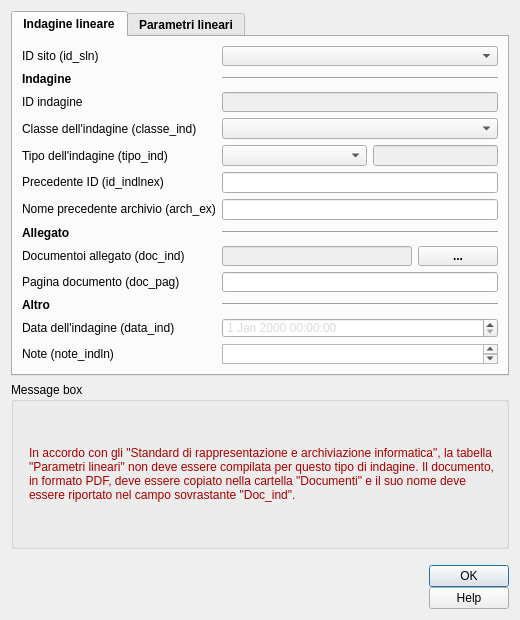
<?xml version="1.0" encoding="UTF-8"?>
<ui version="4.0">
 <class>indagini_lineari</class>
 <widget class="QDialog" name="indagini_lineari">
  <property name="geometry">
   <rect>
    <x>0</x>
    <y>0</y>
    <width>520</width>
    <height>620</height>
   </rect>
  </property>
  <property name="sizePolicy">
   <sizepolicy hsizetype="Fixed" vsizetype="Fixed">
    <horstretch>0</horstretch>
    <verstretch>0</verstretch>
   </sizepolicy>
  </property>
  <property name="minimumSize">
   <size>
    <width>520</width>
    <height>620</height>
   </size>
  </property>
  <property name="maximumSize">
   <size>
    <width>1500</width>
    <height>1500</height>
   </size>
  </property>
  <property name="palette">
   <palette>
    <active>
     <colorrole role="Text">
      <brush brushstyle="SolidPattern">
       <color alpha="255">
        <red>218</red>
        <green>218</green>
        <blue>218</blue>
       </color>
      </brush>
     </colorrole>
    </active>
    <inactive>
     <colorrole role="Text">
      <brush brushstyle="SolidPattern">
       <color alpha="255">
        <red>218</red>
        <green>218</green>
        <blue>218</blue>
       </color>
      </brush>
     </colorrole>
    </inactive>
    <disabled>
     <colorrole role="Text">
      <brush brushstyle="SolidPattern">
       <color alpha="255">
        <red>120</red>
        <green>120</green>
        <blue>120</blue>
       </color>
      </brush>
     </colorrole>
    </disabled>
   </palette>
  </property>
  <property name="windowTitle">
   <string>Indagini lineari</string>
  </property>
  <property name="toolTip">
   <string/>
  </property>
  <property name="modal">
   <bool>true</bool>
  </property>
  <layout class="QGridLayout" name="gridLayout">
   <item row="0" column="0">
    <widget class="QTabWidget" name="tabWidget">
     <property name="sizePolicy">
      <sizepolicy hsizetype="Expanding" vsizetype="Expanding">
       <horstretch>0</horstretch>
       <verstretch>0</verstretch>
      </sizepolicy>
     </property>
     <property name="minimumSize">
      <size>
       <width>0</width>
       <height>0</height>
      </size>
     </property>
     <property name="maximumSize">
      <size>
       <width>1450</width>
       <height>1450</height>
      </size>
     </property>
     <property name="font">
      <font>
       <weight>75</weight>
       <bold>true</bold>
      </font>
     </property>
     <property name="currentIndex">
      <number>0</number>
     </property>
     <widget class="QWidget" name="tab">
      <attribute name="title">
       <string>Indagine lineare</string>
      </attribute>
      <layout class="QGridLayout" name="gridLayout_3">
       <item row="10" column="0">
        <widget class="QLabel" name="label_9">
         <property name="sizePolicy">
          <sizepolicy hsizetype="Minimum" vsizetype="Preferred">
           <horstretch>0</horstretch>
           <verstretch>0</verstretch>
          </sizepolicy>
         </property>
         <property name="minimumSize">
          <size>
           <width>45</width>
           <height>0</height>
          </size>
         </property>
         <property name="font">
          <font>
           <weight>50</weight>
           <bold>false</bold>
          </font>
         </property>
         <property name="text">
          <string>Tipo dell'indagine (tipo_ind)</string>
         </property>
        </widget>
       </item>
       <item row="14" column="0">
        <widget class="QLabel" name="label_13">
         <property name="sizePolicy">
          <sizepolicy hsizetype="Minimum" vsizetype="Preferred">
           <horstretch>0</horstretch>
           <verstretch>0</verstretch>
          </sizepolicy>
         </property>
         <property name="minimumSize">
          <size>
           <width>45</width>
           <height>0</height>
          </size>
         </property>
         <property name="font">
          <font>
           <weight>50</weight>
           <bold>false</bold>
          </font>
         </property>
         <property name="text">
          <string>&lt;html&gt;&lt;head/&gt;&lt;body&gt;&lt;p&gt;Nome precedente archivio (arch_ex)&lt;/p&gt;&lt;/body&gt;&lt;/html&gt;</string>
         </property>
        </widget>
       </item>
       <item row="12" column="0">
        <widget class="QLabel" name="label_12">
         <property name="sizePolicy">
          <sizepolicy hsizetype="Minimum" vsizetype="Preferred">
           <horstretch>0</horstretch>
           <verstretch>0</verstretch>
          </sizepolicy>
         </property>
         <property name="minimumSize">
          <size>
           <width>45</width>
           <height>0</height>
          </size>
         </property>
         <property name="font">
          <font>
           <weight>50</weight>
           <bold>false</bold>
          </font>
         </property>
         <property name="text">
          <string>&lt;html&gt;&lt;head/&gt;&lt;body&gt;&lt;p&gt;Precedente ID (id_indlnex)&lt;/p&gt;&lt;/body&gt;&lt;/html&gt;</string>
         </property>
        </widget>
       </item>
       <item row="19" column="0">
        <widget class="QLabel" name="label_19">
         <property name="sizePolicy">
          <sizepolicy hsizetype="Minimum" vsizetype="Preferred">
           <horstretch>0</horstretch>
           <verstretch>0</verstretch>
          </sizepolicy>
         </property>
         <property name="minimumSize">
          <size>
           <width>45</width>
           <height>0</height>
          </size>
         </property>
         <property name="font">
          <font>
           <weight>50</weight>
           <bold>false</bold>
          </font>
         </property>
         <property name="text">
          <string>&lt;html&gt;&lt;head/&gt;&lt;body&gt;&lt;p&gt;Documentoi allegato (doc_ind)&lt;/p&gt;&lt;/body&gt;&lt;/html&gt;</string>
         </property>
        </widget>
       </item>
       <item row="19" column="1">
        <layout class="QGridLayout" name="gridLayout_5">
         <item row="0" column="0">
          <widget class="QLineEdit" name="doc_ind">
           <property name="enabled">
            <bool>false</bool>
           </property>
           <property name="palette">
            <palette>
             <active>
              <colorrole role="Text">
               <brush brushstyle="SolidPattern">
                <color alpha="255">
                 <red>113</red>
                 <green>113</green>
                 <blue>113</blue>
                </color>
               </brush>
              </colorrole>
             </active>
             <inactive>
              <colorrole role="Text">
               <brush brushstyle="SolidPattern">
                <color alpha="255">
                 <red>113</red>
                 <green>113</green>
                 <blue>113</blue>
                </color>
               </brush>
              </colorrole>
             </inactive>
             <disabled>
              <colorrole role="Text">
               <brush brushstyle="SolidPattern">
                <color alpha="255">
                 <red>120</red>
                 <green>120</green>
                 <blue>120</blue>
                </color>
               </brush>
              </colorrole>
             </disabled>
            </palette>
           </property>
           <property name="toolTip">
            <string/>
           </property>
          </widget>
         </item>
         <item row="0" column="1">
          <widget class="QPushButton" name="pushButton">
           <property name="cursor">
            <cursorShape>PointingHandCursor</cursorShape>
           </property>
           <property name="text">
            <string>...</string>
           </property>
          </widget>
         </item>
        </layout>
       </item>
       <item row="8" column="0">
        <widget class="QLabel" name="label_5">
         <property name="sizePolicy">
          <sizepolicy hsizetype="Minimum" vsizetype="Preferred">
           <horstretch>0</horstretch>
           <verstretch>0</verstretch>
          </sizepolicy>
         </property>
         <property name="minimumSize">
          <size>
           <width>45</width>
           <height>0</height>
          </size>
         </property>
         <property name="font">
          <font>
           <weight>50</weight>
           <bold>false</bold>
          </font>
         </property>
         <property name="text">
          <string>Classe dell'indagine (classe_ind)</string>
         </property>
        </widget>
       </item>
       <item row="8" column="1">
        <widget class="QComboBox" name="classe_ind">
         <property name="sizePolicy">
          <sizepolicy hsizetype="Expanding" vsizetype="Fixed">
           <horstretch>0</horstretch>
           <verstretch>0</verstretch>
          </sizepolicy>
         </property>
         <property name="toolTip">
          <string>Class survey.</string>
         </property>
        </widget>
       </item>
       <item row="14" column="1">
        <widget class="QLineEdit" name="arch_ex">
         <property name="toolTip">
          <string/>
         </property>
        </widget>
       </item>
       <item row="9" column="1">
        <spacer name="verticalSpacer_3">
         <property name="orientation">
          <enum>Qt::Vertical</enum>
         </property>
         <property name="sizeHint" stdset="0">
          <size>
           <width>20</width>
           <height>40</height>
          </size>
         </property>
        </spacer>
       </item>
       <item row="13" column="1">
        <spacer name="verticalSpacer_6">
         <property name="orientation">
          <enum>Qt::Vertical</enum>
         </property>
         <property name="sizeHint" stdset="0">
          <size>
           <width>20</width>
           <height>40</height>
          </size>
         </property>
        </spacer>
       </item>
       <item row="22" column="1">
        <spacer name="verticalSpacer_9">
         <property name="orientation">
          <enum>Qt::Vertical</enum>
         </property>
         <property name="sizeHint" stdset="0">
          <size>
           <width>20</width>
           <height>40</height>
          </size>
         </property>
        </spacer>
       </item>
       <item row="27" column="0">
        <widget class="QLabel" name="label_7">
         <property name="font">
          <font>
           <weight>50</weight>
           <bold>false</bold>
          </font>
         </property>
         <property name="text">
          <string>Note (note_indln)</string>
         </property>
        </widget>
       </item>
       <item row="15" column="1">
        <spacer name="verticalSpacer_7">
         <property name="orientation">
          <enum>Qt::Vertical</enum>
         </property>
         <property name="sizeHint" stdset="0">
          <size>
           <width>20</width>
           <height>40</height>
          </size>
         </property>
        </spacer>
       </item>
       <item row="26" column="1">
        <spacer name="verticalSpacer_10">
         <property name="orientation">
          <enum>Qt::Vertical</enum>
         </property>
         <property name="sizeHint" stdset="0">
          <size>
           <width>20</width>
           <height>40</height>
          </size>
         </property>
        </spacer>
       </item>
       <item row="11" column="1">
        <spacer name="verticalSpacer_5">
         <property name="orientation">
          <enum>Qt::Vertical</enum>
         </property>
         <property name="sizeHint" stdset="0">
          <size>
           <width>20</width>
           <height>40</height>
          </size>
         </property>
        </spacer>
       </item>
       <item row="28" column="1">
        <spacer name="verticalSpacer_11">
         <property name="orientation">
          <enum>Qt::Vertical</enum>
         </property>
         <property name="sizeHint" stdset="0">
          <size>
           <width>20</width>
           <height>40</height>
          </size>
         </property>
        </spacer>
       </item>
       <item row="21" column="1">
        <widget class="QLineEdit" name="doc_pag">
         <property name="toolTip">
          <string/>
         </property>
        </widget>
       </item>
       <item row="0" column="1">
        <spacer name="verticalSpacer">
         <property name="orientation">
          <enum>Qt::Vertical</enum>
         </property>
         <property name="sizeHint" stdset="0">
          <size>
           <width>20</width>
           <height>40</height>
          </size>
         </property>
        </spacer>
       </item>
       <item row="25" column="0">
        <widget class="QLabel" name="label_6">
         <property name="font">
          <font>
           <weight>50</weight>
           <bold>false</bold>
          </font>
         </property>
         <property name="text">
          <string>Data dell'indagine (data_ind)</string>
         </property>
        </widget>
       </item>
       <item row="7" column="1">
        <spacer name="verticalSpacer_4">
         <property name="orientation">
          <enum>Qt::Vertical</enum>
         </property>
         <property name="sizeHint" stdset="0">
          <size>
           <width>20</width>
           <height>40</height>
          </size>
         </property>
        </spacer>
       </item>
       <item row="12" column="1">
        <widget class="QLineEdit" name="id_indlnex">
         <property name="toolTip">
          <string/>
         </property>
        </widget>
       </item>
       <item row="2" column="1">
        <spacer name="verticalSpacer_2">
         <property name="orientation">
          <enum>Qt::Vertical</enum>
         </property>
         <property name="sizeHint" stdset="0">
          <size>
           <width>20</width>
           <height>40</height>
          </size>
         </property>
        </spacer>
       </item>
       <item row="27" column="1">
        <widget class="QTextEdit" name="note_indln">
         <property name="font">
          <font>
           <weight>50</weight>
           <bold>false</bold>
          </font>
         </property>
         <property name="toolTip">
          <string/>
         </property>
        </widget>
       </item>
       <item row="21" column="0">
        <widget class="QLabel" name="label_18">
         <property name="sizePolicy">
          <sizepolicy hsizetype="Minimum" vsizetype="Preferred">
           <horstretch>0</horstretch>
           <verstretch>0</verstretch>
          </sizepolicy>
         </property>
         <property name="minimumSize">
          <size>
           <width>45</width>
           <height>0</height>
          </size>
         </property>
         <property name="font">
          <font>
           <weight>50</weight>
           <bold>false</bold>
          </font>
         </property>
         <property name="text">
          <string>&lt;html&gt;&lt;head/&gt;&lt;body&gt;&lt;p&gt;Pagina documento (doc_pag)&lt;/p&gt;&lt;/body&gt;&lt;/html&gt;</string>
         </property>
        </widget>
       </item>
       <item row="10" column="1">
        <layout class="QHBoxLayout" name="horizontalLayout_2">
         <item>
          <widget class="QComboBox" name="tipo_ind_box">
           <property name="sizePolicy">
            <sizepolicy hsizetype="Expanding" vsizetype="Fixed">
             <horstretch>0</horstretch>
             <verstretch>0</verstretch>
            </sizepolicy>
           </property>
           <property name="toolTip">
            <string/>
           </property>
          </widget>
         </item>
         <item>
          <widget class="QLineEdit" name="tipo_ind">
           <property name="enabled">
            <bool>false</bool>
           </property>
           <property name="sizePolicy">
            <sizepolicy hsizetype="Minimum" vsizetype="Fixed">
             <horstretch>0</horstretch>
             <verstretch>0</verstretch>
            </sizepolicy>
           </property>
           <property name="minimumSize">
            <size>
             <width>50</width>
             <height>20</height>
            </size>
           </property>
           <property name="palette">
            <palette>
             <active>
              <colorrole role="Text">
               <brush brushstyle="SolidPattern">
                <color alpha="255">
                 <red>113</red>
                 <green>113</green>
                 <blue>113</blue>
                </color>
               </brush>
              </colorrole>
             </active>
             <inactive>
              <colorrole role="Text">
               <brush brushstyle="SolidPattern">
                <color alpha="255">
                 <red>113</red>
                 <green>113</green>
                 <blue>113</blue>
                </color>
               </brush>
              </colorrole>
             </inactive>
             <disabled>
              <colorrole role="Text">
               <brush brushstyle="SolidPattern">
                <color alpha="255">
                 <red>120</red>
                 <green>120</green>
                 <blue>120</blue>
                </color>
               </brush>
              </colorrole>
             </disabled>
            </palette>
           </property>
          </widget>
         </item>
        </layout>
       </item>
       <item row="20" column="1">
        <spacer name="verticalSpacer_8">
         <property name="orientation">
          <enum>Qt::Vertical</enum>
         </property>
         <property name="sizeHint" stdset="0">
          <size>
           <width>20</width>
           <height>40</height>
          </size>
         </property>
        </spacer>
       </item>
       <item row="25" column="1">
        <widget class="QDateTimeEdit" name="data_ind">
         <property name="font">
          <font>
           <weight>50</weight>
           <bold>false</bold>
          </font>
         </property>
         <property name="toolTip">
          <string/>
         </property>
        </widget>
       </item>
       <item row="18" column="1">
        <spacer name="verticalSpacer_13">
         <property name="orientation">
          <enum>Qt::Vertical</enum>
         </property>
         <property name="sizeHint" stdset="0">
          <size>
           <width>20</width>
           <height>40</height>
          </size>
         </property>
        </spacer>
       </item>
       <item row="4" column="1">
        <spacer name="verticalSpacer_12">
         <property name="orientation">
          <enum>Qt::Vertical</enum>
         </property>
         <property name="sizeHint" stdset="0">
          <size>
           <width>20</width>
           <height>40</height>
          </size>
         </property>
        </spacer>
       </item>
       <item row="3" column="1">
        <widget class="Line" name="line">
         <property name="orientation">
          <enum>Qt::Horizontal</enum>
         </property>
        </widget>
       </item>
       <item row="17" column="1">
        <widget class="Line" name="line_2">
         <property name="orientation">
          <enum>Qt::Horizontal</enum>
         </property>
        </widget>
       </item>
       <item row="24" column="1">
        <spacer name="verticalSpacer_14">
         <property name="orientation">
          <enum>Qt::Vertical</enum>
         </property>
         <property name="sizeHint" stdset="0">
          <size>
           <width>20</width>
           <height>40</height>
          </size>
         </property>
        </spacer>
       </item>
       <item row="23" column="0">
        <widget class="QLabel" name="label_8">
         <property name="text">
          <string>&lt;b&gt;Altro&lt;/b&gt;</string>
         </property>
        </widget>
       </item>
       <item row="23" column="1">
        <widget class="Line" name="line_3">
         <property name="orientation">
          <enum>Qt::Horizontal</enum>
         </property>
        </widget>
       </item>
       <item row="3" column="0">
        <widget class="QLabel" name="label_3">
         <property name="text">
          <string>&lt;b&gt;Indagine&lt;/b&gt;</string>
         </property>
        </widget>
       </item>
       <item row="17" column="0">
        <widget class="QLabel" name="label_4">
         <property name="text">
          <string>&lt;b&gt;Allegato&lt;/b&gt;</string>
         </property>
        </widget>
       </item>
       <item row="5" column="1">
        <widget class="QLineEdit" name="id_indln">
         <property name="enabled">
          <bool>false</bool>
         </property>
         <property name="palette">
          <palette>
           <active>
            <colorrole role="Text">
             <brush brushstyle="SolidPattern">
              <color alpha="255">
               <red>113</red>
               <green>113</green>
               <blue>113</blue>
              </color>
             </brush>
            </colorrole>
           </active>
           <inactive>
            <colorrole role="Text">
             <brush brushstyle="SolidPattern">
              <color alpha="255">
               <red>113</red>
               <green>113</green>
               <blue>113</blue>
              </color>
             </brush>
            </colorrole>
           </inactive>
           <disabled>
            <colorrole role="Text">
             <brush brushstyle="SolidPattern">
              <color alpha="255">
               <red>120</red>
               <green>120</green>
               <blue>120</blue>
              </color>
             </brush>
            </colorrole>
           </disabled>
          </palette>
         </property>
         <property name="toolTip">
          <string/>
         </property>
        </widget>
       </item>
       <item row="1" column="1">
        <widget class="QComboBox" name="id_sln">
         <property name="toolTip">
          <string/>
         </property>
        </widget>
       </item>
       <item row="5" column="0">
        <widget class="QLabel" name="label_2">
         <property name="font">
          <font>
           <weight>50</weight>
           <bold>false</bold>
          </font>
         </property>
         <property name="text">
          <string>ID indagine</string>
         </property>
        </widget>
       </item>
       <item row="1" column="0">
        <widget class="QLabel" name="label">
         <property name="font">
          <font>
           <weight>50</weight>
           <bold>false</bold>
          </font>
         </property>
         <property name="text">
          <string>ID sito (id_sln)</string>
         </property>
        </widget>
       </item>
      </layout>
     </widget>
     <widget class="QWidget" name="tab_2">
      <attribute name="title">
       <string>Parametri lineari</string>
      </attribute>
      <layout class="QGridLayout" name="gridLayout_4">
       <item row="0" column="0">
        <widget class="QgsRelationEditorWidget" name="fk_l_indagini_parametri">
         <property name="sizePolicy">
          <sizepolicy hsizetype="Minimum" vsizetype="Minimum">
           <horstretch>0</horstretch>
           <verstretch>0</verstretch>
          </sizepolicy>
         </property>
         <property name="font">
          <font>
           <family>Arial</family>
           <weight>75</weight>
           <bold>true</bold>
          </font>
         </property>
         <property name="toolTip">
          <string>Parametri correlati.</string>
         </property>
         <property name="styleSheet">
          <string notr="true">QgsCollapsibleGroupBoxBasic::title, QgsCollapsibleGroupBox::title {  subcontrol-origin: margin;  subcontrol-position: top left;  margin-left: 20px;  margin-right: 5px;  left: 0px;  top: 2px;}</string>
         </property>
         <property name="title">
          <string>Parametri correlati</string>
         </property>
         <property name="viewMode">
          <enum>QgsDualView::AttributeTable</enum>
         </property>
         <property name="qgisRelation" stdset="0">
          <string notr="true">fk_l_indagini_parametri</string>
         </property>
         <widget class="QLabel" name="label_20">
          <property name="geometry">
           <rect>
            <x>220</x>
            <y>30</y>
            <width>131</width>
            <height>16</height>
           </rect>
          </property>
          <property name="text">
           <string>&lt;B&gt;PARAMETRI LINEARI&lt;/B&gt;</string>
          </property>
         </widget>
        </widget>
       </item>
      </layout>
     </widget>
    </widget>
   </item>
   <item row="1" column="0">
    <widget class="QGroupBox" name="groupBox">
     <property name="sizePolicy">
      <sizepolicy hsizetype="Minimum" vsizetype="Fixed">
       <horstretch>0</horstretch>
       <verstretch>0</verstretch>
      </sizepolicy>
     </property>
     <property name="minimumSize">
      <size>
       <width>0</width>
       <height>0</height>
      </size>
     </property>
     <property name="title">
      <string>Message box</string>
     </property>
     <layout class="QFormLayout" name="formLayout">
      <item row="0" column="1">
       <widget class="QLabel" name="alert_text">
        <property name="sizePolicy">
         <sizepolicy hsizetype="Expanding" vsizetype="Expanding">
          <horstretch>0</horstretch>
          <verstretch>0</verstretch>
         </sizepolicy>
        </property>
        <property name="text">
         <string>&lt;html&gt;&lt;head/&gt;&lt;body&gt;&lt;p&gt;&lt;span style=&quot; color:#aa0000;&quot;&gt;In accordo con gli &amp;quot;Standard di rappresentazione e archiviazione informatica&amp;quot;, la tabella &amp;quot;Parametri lineari&amp;quot; non deve essere compilata per questo tipo di indagine. Il documento, in formato PDF, deve essere copiato nella cartella &amp;quot;Documenti&amp;quot; e il suo nome deve essere riportato nel campo sovrastante &amp;quot;Doc_ind&amp;quot;.&lt;/span&gt;&lt;/p&gt;&lt;/body&gt;&lt;/html&gt;</string>
        </property>
        <property name="textFormat">
         <enum>Qt::RichText</enum>
        </property>
        <property name="alignment">
         <set>Qt::AlignLeading|Qt::AlignLeft|Qt::AlignVCenter</set>
        </property>
        <property name="wordWrap">
         <bool>true</bool>
        </property>
       </widget>
      </item>
     </layout>
    </widget>
   </item>
   <item row="2" column="0">
    <layout class="QGridLayout" name="gridLayout_2">
     <property name="sizeConstraint">
      <enum>QLayout::SetDefaultConstraint</enum>
     </property>
     <property name="topMargin">
      <number>10</number>
     </property>
     <property name="horizontalSpacing">
      <number>10</number>
     </property>
     <property name="verticalSpacing">
      <number>0</number>
     </property>
     <item row="0" column="3">
      <spacer name="horizontalSpacer">
       <property name="orientation">
        <enum>Qt::Horizontal</enum>
       </property>
       <property name="sizeHint" stdset="0">
        <size>
         <width>40</width>
         <height>20</height>
        </size>
       </property>
      </spacer>
     </item>
     <item row="0" column="1">
      <widget class="QLabel" name="label_14">
       <property name="sizePolicy">
        <sizepolicy hsizetype="Preferred" vsizetype="Fixed">
         <horstretch>0</horstretch>
         <verstretch>0</verstretch>
        </sizepolicy>
       </property>
       <property name="text">
        <string/>
       </property>
       <property name="pixmap">
        <pixmap>../loghi/logoigag.png</pixmap>
       </property>
      </widget>
     </item>
     <item row="0" column="4">
      <layout class="QVBoxLayout" name="verticalLayout">
       <item>
        <widget class="QDialogButtonBox" name="buttonBox">
         <property name="sizePolicy">
          <sizepolicy hsizetype="Fixed" vsizetype="Fixed">
           <horstretch>0</horstretch>
           <verstretch>0</verstretch>
          </sizepolicy>
         </property>
         <property name="minimumSize">
          <size>
           <width>0</width>
           <height>0</height>
          </size>
         </property>
         <property name="cursor">
          <cursorShape>PointingHandCursor</cursorShape>
         </property>
         <property name="orientation">
          <enum>Qt::Vertical</enum>
         </property>
         <property name="standardButtons">
          <set>QDialogButtonBox::Ok</set>
         </property>
         <property name="centerButtons">
          <bool>true</bool>
         </property>
        </widget>
       </item>
       <item>
        <widget class="QPushButton" name="help_button">
         <property name="cursor">
          <cursorShape>PointingHandCursor</cursorShape>
         </property>
         <property name="text">
          <string>Help</string>
         </property>
        </widget>
       </item>
      </layout>
     </item>
     <item row="0" column="0">
      <widget class="QLabel" name="label_10">
       <property name="sizePolicy">
        <sizepolicy hsizetype="Preferred" vsizetype="Fixed">
         <horstretch>0</horstretch>
         <verstretch>0</verstretch>
        </sizepolicy>
       </property>
       <property name="text">
        <string/>
       </property>
       <property name="pixmap">
        <pixmap>../loghi/logo-cnr.png</pixmap>
       </property>
      </widget>
     </item>
     <item row="0" column="2">
      <widget class="QLabel" name="label_15">
       <property name="sizePolicy">
        <sizepolicy hsizetype="Preferred" vsizetype="Fixed">
         <horstretch>0</horstretch>
         <verstretch>0</verstretch>
        </sizepolicy>
       </property>
       <property name="text">
        <string/>
       </property>
       <property name="pixmap">
        <pixmap>../loghi/logo-labgis.png</pixmap>
       </property>
      </widget>
     </item>
    </layout>
   </item>
  </layout>
 </widget>
 <customwidgets>
  <customwidget>
   <class>QgsCollapsibleGroupBox</class>
   <extends>QGroupBox</extends>
   <header>qgscollapsiblegroupbox.h</header>
   <container>1</container>
  </customwidget>
  <customwidget>
   <class>QgsRelationEditorWidget</class>
   <extends>QgsCollapsibleGroupBox</extends>
   <header>qgsrelationeditorwidget.h</header>
   <container>1</container>
  </customwidget>
 </customwidgets>
 <resources/>
 <connections/>
</ui>
